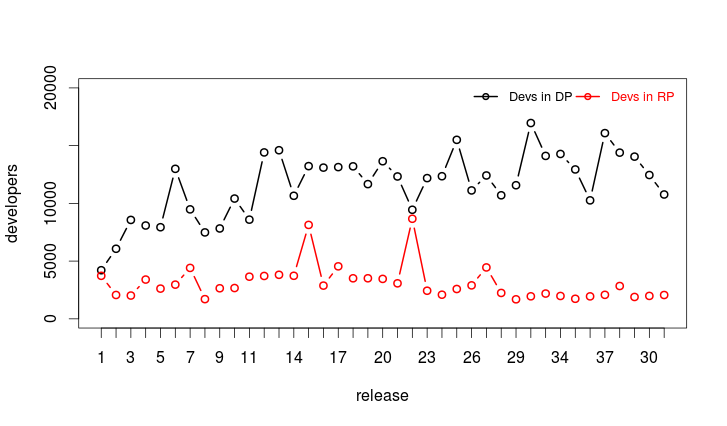

The R source for this figure:
plot(devsMPRP$devs_mp,type="b",lwd=2,xaxt="n",ylim=c(0,20000),col="black",xlab="release",ylab="developers",main="")
axis(1,at=1:length(devsMPRP$release),labels=devsMPRP$release)
lines(devsMPRP$devs_rp,col="red",type="b",lwd=2)

legend("topright",legend=c("Devs in DP","Devs in RP"),lty=1,lwd=2,pch=21,col=c("black","red"),ncol=2,bty="n",cex=0.8,text.col=c("black","red"),inset=0.01)
